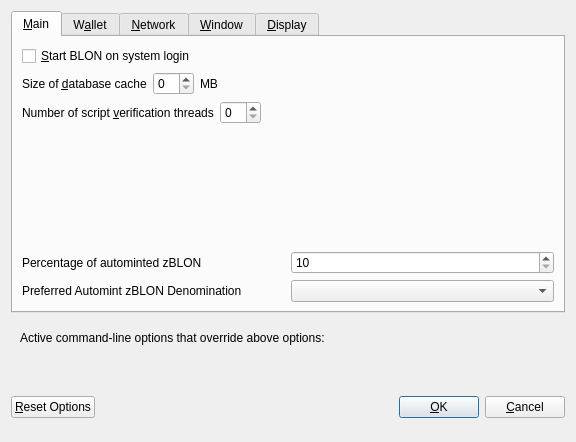
<?xml version="1.0" encoding="UTF-8"?>
<ui version="4.0">
 <class>OptionsDialog</class>
 <widget class="QDialog" name="OptionsDialog">
  <property name="geometry">
   <rect>
    <x>0</x>
    <y>0</y>
    <width>576</width>
    <height>442</height>
   </rect>
  </property>
  <property name="windowTitle">
   <string>Options</string>
  </property>
  <property name="modal">
   <bool>true</bool>
  </property>
  <layout class="QVBoxLayout" name="verticalLayout">
   <item>
    <widget class="QTabWidget" name="tabWidget">
     <property name="currentIndex">
      <number>0</number>
     </property>
     <widget class="QWidget" name="tabMain">
      <attribute name="title">
       <string>&amp;Main</string>
      </attribute>
      <layout class="QVBoxLayout" name="verticalLayout_Main">
       <item>
        <widget class="QCheckBox" name="bitcoinAtStartup">
         <property name="toolTip">
          <string>Automatically start BLON after logging in to the system.</string>
         </property>
         <property name="text">
          <string>&amp;Start BLON on system login</string>
         </property>
        </widget>
       </item>
       <item>
        <layout class="QHBoxLayout" name="horizontalLayout_2_Main">
         <item>
          <widget class="QLabel" name="databaseCacheLabel">
           <property name="text">
            <string>Size of &amp;database cache</string>
           </property>
           <property name="textFormat">
            <enum>Qt::PlainText</enum>
           </property>
           <property name="buddy">
            <cstring>databaseCache</cstring>
           </property>
          </widget>
         </item>
         <item>
          <widget class="QSpinBox" name="databaseCache"/>
         </item>
         <item>
          <widget class="QLabel" name="databaseCacheUnitLabel">
           <property name="text">
            <string>MB</string>
           </property>
           <property name="textFormat">
            <enum>Qt::PlainText</enum>
           </property>
          </widget>
         </item>
         <item>
          <spacer name="horizontalSpacer_2_Main">
           <property name="orientation">
            <enum>Qt::Horizontal</enum>
           </property>
           <property name="sizeHint" stdset="0">
            <size>
             <width>40</width>
             <height>20</height>
            </size>
           </property>
          </spacer>
         </item>
        </layout>
       </item>
       <item>
        <layout class="QHBoxLayout" name="horizontalLayout_3_Main">
         <item>
          <widget class="QLabel" name="threadsScriptVerifLabel">
           <property name="text">
            <string>Number of script &amp;verification threads</string>
           </property>
           <property name="textFormat">
            <enum>Qt::PlainText</enum>
           </property>
           <property name="buddy">
            <cstring>threadsScriptVerif</cstring>
           </property>
          </widget>
         </item>
         <item>
          <widget class="QSpinBox" name="threadsScriptVerif">
           <property name="toolTip">
            <string>(0 = auto, &lt;0 = leave that many cores free)</string>
           </property>
          </widget>
         </item>
         <item>
          <spacer name="horizontalSpacer_3_Main">
           <property name="orientation">
            <enum>Qt::Horizontal</enum>
           </property>
           <property name="sizeHint" stdset="0">
            <size>
             <width>40</width>
             <height>20</height>
            </size>
           </property>
          </spacer>
         </item>
        </layout>
       </item>
       <item>
        <spacer name="verticalSpacer_2">
         <property name="orientation">
          <enum>Qt::Vertical</enum>
         </property>
         <property name="sizeHint" stdset="0">
          <size>
           <width>20</width>
           <height>40</height>
          </size>
         </property>
        </spacer>
       </item>
       <item>
        <layout class="QHBoxLayout" name="horizontalLayout_3">
         <item>
          <widget class="QLabel" name="percentage_label">
           <property name="toolTip">
            <string>Percentage of incoming BLON which get automatically converted to zBLON via Zerocoin Protocol (min: 10%)</string>
           </property>
           <property name="text">
            <string>Percentage of autominted zBLON</string>
           </property>
          </widget>
         </item>
         <item>
          <widget class="QSpinBox" name="zeromintPercentage">
           <property name="minimum">
            <number>10</number>
           </property>
           <property name="maximum">
            <number>100</number>
           </property>
          </widget>
         </item>
        </layout>
       </item>
       <item>
        <layout class="QHBoxLayout" name="horizontalLayout" stretch="0,0">
         <property name="sizeConstraint">
          <enum>QLayout::SetFixedSize</enum>
         </property>
         <item>
          <widget class="QLabel" name="labelPreferredDenom">
           <property name="maximumSize">
            <size>
             <width>16777215</width>
             <height>16777215</height>
            </size>
           </property>
           <property name="toolTip">
            <string>Wait with automatic conversion to Zerocoin until enough BLON for this denomination is available</string>
           </property>
           <property name="text">
            <string>Preferred Automint zBLON Denomination</string>
           </property>
          </widget>
         </item>
         <item>
          <widget class="QComboBox" name="preferredDenom">
           <property name="maximumSize">
            <size>
             <width>16777215</width>
             <height>27</height>
            </size>
           </property>
           <property name="toolTip">
            <string>Wait with automatic conversion to Zerocoin until enough BLON for this denomination is available</string>
           </property>
           <property name="maxVisibleItems">
            <number>9</number>
           </property>
           <property name="maxCount">
            <number>9</number>
           </property>
          </widget>
         </item>
        </layout>
       </item>
      </layout>
     </widget>
     <widget class="QWidget" name="tabWallet">
      <attribute name="title">
       <string>W&amp;allet</string>
      </attribute>
      <layout class="QVBoxLayout" name="verticalLayout_Wallet">
       <item>
        <widget class="QGroupBox" name="groupBox">
         <property name="title">
          <string>Expert</string>
         </property>
         <layout class="QVBoxLayout" name="verticalLayout_2">
          <item>
           <widget class="QCheckBox" name="coinControlFeatures">
            <property name="toolTip">
             <string>Whether to show coin control features or not.</string>
            </property>
            <property name="text">
             <string>Enable coin &amp;control features</string>
            </property>
           </widget>
          </item>
          <item>
           <widget class="QCheckBox" name="showMasternodesTab">
            <property name="toolTip">
             <string>Show additional tab listing all your masternodes in first sub-tab&lt;br/&gt;and all masternodes on the network in second sub-tab.</string>
            </property>
            <property name="text">
             <string>Show Masternodes Tab</string>
            </property>
           </widget>
          </item>
          <item>
           <widget class="QCheckBox" name="spendZeroConfChange">
            <property name="toolTip">
             <string>If you disable the spending of unconfirmed change, the change from a transaction&lt;br/&gt;cannot be used until that transaction has at least one confirmation.&lt;br/&gt;This also affects how your balance is computed.</string>
            </property>
            <property name="text">
             <string>&amp;Spend unconfirmed change</string>
            </property>
           </widget>
          </item>
         </layout>
        </widget>
       </item>
       <item>
        <spacer name="verticalSpacer_Wallet">
         <property name="orientation">
          <enum>Qt::Vertical</enum>
         </property>
         <property name="sizeHint" stdset="0">
          <size>
           <width>20</width>
           <height>40</height>
          </size>
         </property>
        </spacer>
       </item>
      </layout>
     </widget>
     <widget class="QWidget" name="tabNetwork">
      <attribute name="title">
       <string>&amp;Network</string>
      </attribute>
      <layout class="QVBoxLayout" name="verticalLayout_Network">
       <item>
        <widget class="QCheckBox" name="mapPortUpnp">
         <property name="toolTip">
          <string>Automatically open the BLON client port on the router. This only works when your router supports UPnP and it is enabled.</string>
         </property>
         <property name="text">
          <string>Map port using &amp;UPnP</string>
         </property>
        </widget>
       </item>
       <item>
        <widget class="QCheckBox" name="allowIncoming">
         <property name="toolTip">
          <string>Accept connections from outside</string>
         </property>
         <property name="text">
          <string>Allow incoming connections</string>
         </property>
        </widget>
       </item>
       <item>
        <widget class="QCheckBox" name="connectSocks">
         <property name="toolTip">
          <string>Connect to the BLON network through a SOCKS5 proxy.</string>
         </property>
         <property name="text">
          <string>&amp;Connect through SOCKS5 proxy (default proxy):</string>
         </property>
        </widget>
       </item>
       <item>
        <layout class="QHBoxLayout" name="horizontalLayout_1_Network">
         <item>
          <widget class="QLabel" name="proxyIpLabel">
           <property name="text">
            <string>Proxy &amp;IP:</string>
           </property>
           <property name="textFormat">
            <enum>Qt::PlainText</enum>
           </property>
           <property name="buddy">
            <cstring>proxyIp</cstring>
           </property>
          </widget>
         </item>
         <item>
          <widget class="QValidatedLineEdit" name="proxyIp">
           <property name="minimumSize">
            <size>
             <width>140</width>
             <height>0</height>
            </size>
           </property>
           <property name="maximumSize">
            <size>
             <width>140</width>
             <height>16777215</height>
            </size>
           </property>
           <property name="toolTip">
            <string>IP address of the proxy (e.g. IPv4: 127.0.0.1 / IPv6: ::1)</string>
           </property>
          </widget>
         </item>
         <item>
          <widget class="QLabel" name="proxyPortLabel">
           <property name="text">
            <string>&amp;Port:</string>
           </property>
           <property name="textFormat">
            <enum>Qt::PlainText</enum>
           </property>
           <property name="buddy">
            <cstring>proxyPort</cstring>
           </property>
          </widget>
         </item>
         <item>
          <widget class="QLineEdit" name="proxyPort">
           <property name="minimumSize">
            <size>
             <width>55</width>
             <height>0</height>
            </size>
           </property>
           <property name="maximumSize">
            <size>
             <width>55</width>
             <height>16777215</height>
            </size>
           </property>
           <property name="toolTip">
            <string>Port of the proxy (e.g. 9050)</string>
           </property>
          </widget>
         </item>
         <item>
          <spacer name="horizontalSpacer_1_Network">
           <property name="orientation">
            <enum>Qt::Horizontal</enum>
           </property>
           <property name="sizeHint" stdset="0">
            <size>
             <width>40</width>
             <height>20</height>
            </size>
           </property>
          </spacer>
         </item>
        </layout>
       </item>
       <item>
        <spacer name="verticalSpacer_Network">
         <property name="orientation">
          <enum>Qt::Vertical</enum>
         </property>
         <property name="sizeHint" stdset="0">
          <size>
           <width>20</width>
           <height>40</height>
          </size>
         </property>
        </spacer>
       </item>
      </layout>
     </widget>
     <widget class="QWidget" name="tabWindow">
      <attribute name="title">
       <string>&amp;Window</string>
      </attribute>
      <layout class="QVBoxLayout" name="verticalLayout_Window">
       <item>
        <widget class="QCheckBox" name="minimizeToTray">
         <property name="toolTip">
          <string>Show only a tray icon after minimizing the window.</string>
         </property>
         <property name="text">
          <string>&amp;Minimize to the tray instead of the taskbar</string>
         </property>
        </widget>
       </item>
       <item>
        <widget class="QCheckBox" name="minimizeOnClose">
         <property name="toolTip">
          <string>Minimize instead of exit the application when the window is closed. When this option is enabled, the application will be closed only after selecting Quit in the menu.</string>
         </property>
         <property name="text">
          <string>M&amp;inimize on close</string>
         </property>
        </widget>
       </item>
       <item>
        <spacer name="verticalSpacer_Window">
         <property name="orientation">
          <enum>Qt::Vertical</enum>
         </property>
         <property name="sizeHint" stdset="0">
          <size>
           <width>20</width>
           <height>40</height>
          </size>
         </property>
        </spacer>
       </item>
      </layout>
     </widget>
     <widget class="QWidget" name="tabDisplay">
      <attribute name="title">
       <string>&amp;Display</string>
      </attribute>
      <layout class="QVBoxLayout" name="verticalLayout_Display">
       <item>
        <layout class="QHBoxLayout" name="horizontalLayout_1_Display">
         <item>
          <widget class="QLabel" name="langLabel">
           <property name="text">
            <string>User Interface &amp;language:</string>
           </property>
           <property name="textFormat">
            <enum>Qt::PlainText</enum>
           </property>
           <property name="buddy">
            <cstring>lang</cstring>
           </property>
          </widget>
         </item>
         <item>
          <widget class="QValueComboBox" name="lang">
           <property name="toolTip">
            <string>The user interface language can be set here. This setting will take effect after restarting BLON.</string>
           </property>
          </widget>
         </item>
        </layout>
       </item>
       <item>
        <widget class="QLabel" name="label_3">
         <property name="toolTip">
          <string notr="true"/>
         </property>
         <property name="statusTip">
          <string notr="true"/>
         </property>
         <property name="whatsThis">
          <string notr="true"/>
         </property>
         <property name="accessibleName">
          <string notr="true"/>
         </property>
         <property name="text">
          <string>Language missing or translation incomplete? Help contributing translations here:
https://www.transifex.com/bitloanscoin-project/bitloanscoin-project-translations</string>
         </property>
         <property name="wordWrap">
          <bool>true</bool>
         </property>
         <property name="openExternalLinks">
          <bool>true</bool>
         </property>
         <property name="textInteractionFlags">
          <set>Qt::TextBrowserInteraction</set>
         </property>
        </widget>
       </item>
       <item>
        <layout class="QHBoxLayout" name="horizontalLayout_4_Display" stretch="0,0">
         <item>
          <widget class="QLabel" name="themeLabel">
           <property name="text">
            <string>User Interface Theme:</string>
           </property>
          </widget>
         </item>
         <item>
          <widget class="QValueComboBox" name="theme"/>
         </item>
        </layout>
       </item>
       <item>
        <widget class="Line" name="line">
         <property name="orientation">
          <enum>Qt::Horizontal</enum>
         </property>
        </widget>
       </item>
       <item>
        <layout class="QHBoxLayout" name="horizontalLayout_2_Display">
         <item>
          <widget class="QLabel" name="unitLabel">
           <property name="text">
            <string>&amp;Unit to show amounts in:</string>
           </property>
           <property name="textFormat">
            <enum>Qt::PlainText</enum>
           </property>
           <property name="buddy">
            <cstring>unit</cstring>
           </property>
          </widget>
         </item>
         <item>
          <widget class="QValueComboBox" name="unit">
           <property name="toolTip">
            <string>Choose the default subdivision unit to show in the interface and when sending coins.</string>
           </property>
          </widget>
         </item>
        </layout>
       </item>
       <item>
        <layout class="QHBoxLayout" name="horizontalLayout_5_Display">
         <item>
          <widget class="QLabel" name="digitsLabel">
           <property name="text">
            <string>Decimal digits</string>
           </property>
          </widget>
         </item>
         <item>
          <widget class="QValueComboBox" name="digits"/>
         </item>
        </layout>
       </item>
       <item>
        <layout class="QHBoxLayout" name="horizontalLayout_3_Display">
         <item>
          <widget class="QLabel" name="thirdPartyTxUrlsLabel">
           <property name="toolTip">
            <string>Third party URLs (e.g. a block explorer) that appear in the transactions tab as context menu items. %s in the URL is replaced by transaction hash. Multiple URLs are separated by vertical bar |.</string>
           </property>
           <property name="text">
            <string>Third party transaction URLs</string>
           </property>
           <property name="buddy">
            <cstring>thirdPartyTxUrls</cstring>
           </property>
          </widget>
         </item>
         <item>
          <widget class="QLineEdit" name="thirdPartyTxUrls">
           <property name="toolTip">
            <string>Third party URLs (e.g. a block explorer) that appear in the transactions tab as context menu items. %s in the URL is replaced by transaction hash. Multiple URLs are separated by vertical bar |.</string>
           </property>
          </widget>
         </item>
        </layout>
       </item>
       <item>
        <spacer name="verticalSpacer">
         <property name="orientation">
          <enum>Qt::Vertical</enum>
         </property>
         <property name="sizeHint" stdset="0">
          <size>
           <width>20</width>
           <height>40</height>
          </size>
         </property>
        </spacer>
       </item>
      </layout>
     </widget>
    </widget>
   </item>
   <item>
    <widget class="QFrame" name="frame">
     <layout class="QVBoxLayout" name="verticalLayout_Bottom">
      <item>
       <layout class="QHBoxLayout" name="horizontalLayout_Bottom">
        <item>
         <widget class="QLabel" name="overriddenByCommandLineInfoLabel">
          <property name="text">
           <string>Active command-line options that override above options:</string>
          </property>
          <property name="textFormat">
           <enum>Qt::PlainText</enum>
          </property>
         </widget>
        </item>
        <item>
         <spacer name="horizontalSpacer_Bottom">
          <property name="orientation">
           <enum>Qt::Horizontal</enum>
          </property>
          <property name="sizeHint" stdset="0">
           <size>
            <width>40</width>
            <height>20</height>
           </size>
          </property>
         </spacer>
        </item>
       </layout>
      </item>
      <item>
       <widget class="QLabel" name="overriddenByCommandLineLabel">
        <property name="text">
         <string/>
        </property>
        <property name="textFormat">
         <enum>Qt::PlainText</enum>
        </property>
        <property name="wordWrap">
         <bool>true</bool>
        </property>
       </widget>
      </item>
     </layout>
    </widget>
   </item>
   <item>
    <layout class="QHBoxLayout" name="horizontalLayout_Buttons">
     <item>
      <widget class="QPushButton" name="resetButton">
       <property name="toolTip">
        <string>Reset all client options to default.</string>
       </property>
       <property name="text">
        <string>&amp;Reset Options</string>
       </property>
       <property name="autoDefault">
        <bool>false</bool>
       </property>
      </widget>
     </item>
     <item>
      <spacer name="horizontalSpacer_1">
       <property name="orientation">
        <enum>Qt::Horizontal</enum>
       </property>
       <property name="sizeHint" stdset="0">
        <size>
         <width>40</width>
         <height>48</height>
        </size>
       </property>
      </spacer>
     </item>
     <item>
      <widget class="QLabel" name="statusLabel">
       <property name="minimumSize">
        <size>
         <width>200</width>
         <height>0</height>
        </size>
       </property>
       <property name="font">
        <font>
         <weight>75</weight>
         <bold>true</bold>
        </font>
       </property>
       <property name="text">
        <string/>
       </property>
       <property name="textFormat">
        <enum>Qt::PlainText</enum>
       </property>
       <property name="wordWrap">
        <bool>true</bool>
       </property>
      </widget>
     </item>
     <item>
      <spacer name="horizontalSpacer_2">
       <property name="orientation">
        <enum>Qt::Horizontal</enum>
       </property>
       <property name="sizeHint" stdset="0">
        <size>
         <width>40</width>
         <height>48</height>
        </size>
       </property>
      </spacer>
     </item>
     <item>
      <widget class="QPushButton" name="okButton">
       <property name="text">
        <string>&amp;OK</string>
       </property>
       <property name="autoDefault">
        <bool>false</bool>
       </property>
       <property name="default">
        <bool>true</bool>
       </property>
      </widget>
     </item>
     <item>
      <widget class="QPushButton" name="cancelButton">
       <property name="text">
        <string>&amp;Cancel</string>
       </property>
       <property name="autoDefault">
        <bool>false</bool>
       </property>
      </widget>
     </item>
    </layout>
   </item>
  </layout>
 </widget>
 <customwidgets>
  <customwidget>
   <class>QValidatedLineEdit</class>
   <extends>QLineEdit</extends>
   <header>qvalidatedlineedit.h</header>
  </customwidget>
  <customwidget>
   <class>QValueComboBox</class>
   <extends>QComboBox</extends>
   <header>qvaluecombobox.h</header>
  </customwidget>
 </customwidgets>
 <resources/>
 <connections/>
</ui>
